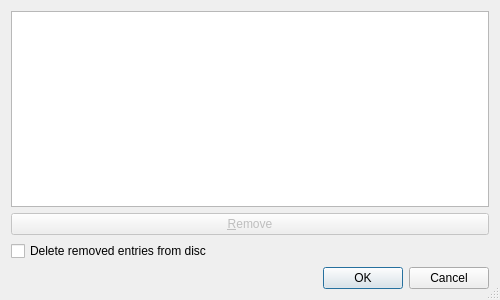
<?xml version="1.0" encoding="UTF-8"?>
<ui version="4.0">
 <class>HgRemoveSubrepositoriesDialog</class>
 <widget class="QDialog" name="HgRemoveSubrepositoriesDialog">
  <property name="geometry">
   <rect>
    <x>0</x>
    <y>0</y>
    <width>500</width>
    <height>300</height>
   </rect>
  </property>
  <property name="windowTitle">
   <string>Remove Sub-repositories</string>
  </property>
  <property name="sizeGripEnabled">
   <bool>true</bool>
  </property>
  <layout class="QVBoxLayout" name="verticalLayout">
   <item>
    <widget class="QListWidget" name="subrepositories">
     <property name="alternatingRowColors">
      <bool>true</bool>
     </property>
     <property name="selectionMode">
      <enum>QAbstractItemView::ExtendedSelection</enum>
     </property>
    </widget>
   </item>
   <item>
    <widget class="QPushButton" name="removeButton">
     <property name="enabled">
      <bool>false</bool>
     </property>
     <property name="toolTip">
      <string>Press to remove the selected entries</string>
     </property>
     <property name="text">
      <string>&amp;Remove</string>
     </property>
    </widget>
   </item>
   <item>
    <widget class="QCheckBox" name="deleteCheckBox">
     <property name="toolTip">
      <string>Select to delete the removed entries from disc</string>
     </property>
     <property name="text">
      <string>Delete removed entries from disc</string>
     </property>
    </widget>
   </item>
   <item>
    <widget class="QDialogButtonBox" name="buttonBox">
     <property name="orientation">
      <enum>Qt::Horizontal</enum>
     </property>
     <property name="standardButtons">
      <set>QDialogButtonBox::Cancel|QDialogButtonBox::Ok</set>
     </property>
    </widget>
   </item>
  </layout>
 </widget>
 <tabstops>
  <tabstop>subrepositories</tabstop>
  <tabstop>removeButton</tabstop>
  <tabstop>deleteCheckBox</tabstop>
  <tabstop>buttonBox</tabstop>
 </tabstops>
 <resources/>
 <connections>
  <connection>
   <sender>buttonBox</sender>
   <signal>accepted()</signal>
   <receiver>HgRemoveSubrepositoriesDialog</receiver>
   <slot>accept()</slot>
   <hints>
    <hint type="sourcelabel">
     <x>248</x>
     <y>254</y>
    </hint>
    <hint type="destinationlabel">
     <x>157</x>
     <y>274</y>
    </hint>
   </hints>
  </connection>
  <connection>
   <sender>buttonBox</sender>
   <signal>rejected()</signal>
   <receiver>HgRemoveSubrepositoriesDialog</receiver>
   <slot>reject()</slot>
   <hints>
    <hint type="sourcelabel">
     <x>316</x>
     <y>260</y>
    </hint>
    <hint type="destinationlabel">
     <x>286</x>
     <y>274</y>
    </hint>
   </hints>
  </connection>
 </connections>
</ui>
